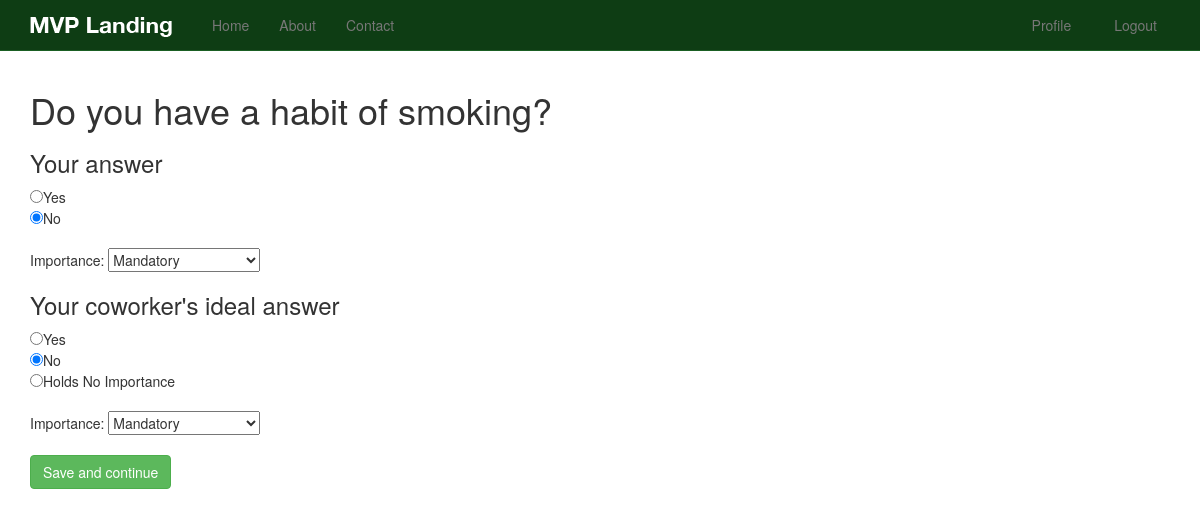
The page /question/4 (signed in) on the database as committed earlier.
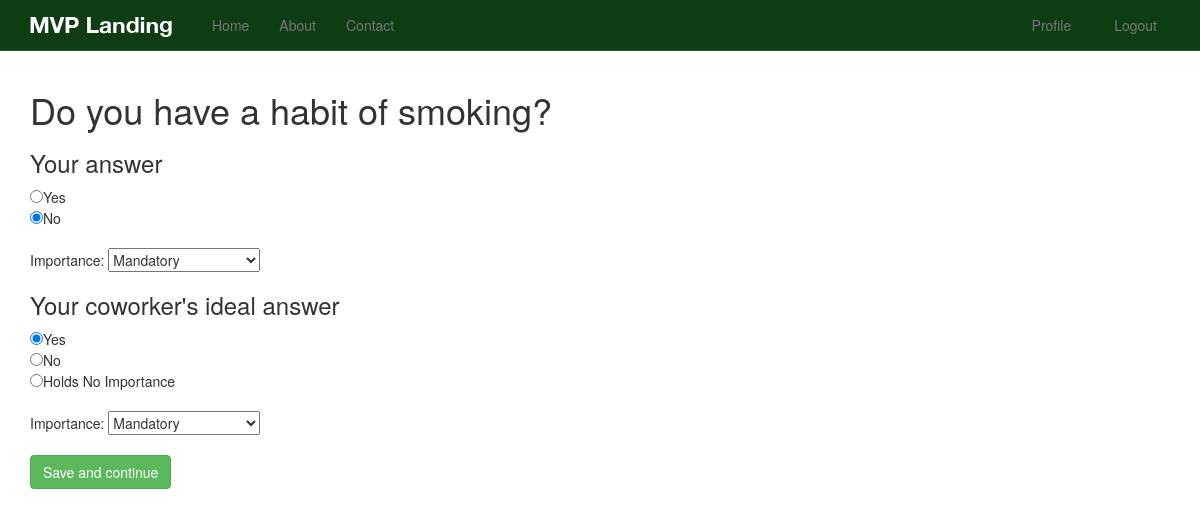
The same page on the database as committed later.
### questions/models.py (models this page shows, shortened)
class Answer(models.Model):
    question = models.ForeignKey(Question, on_delete=models.CASCADE)
    text = models.CharField(max_length=120)
    active = models.BooleanField(default=True)
    draft = models.BooleanField(default=False)
    timestamp = models.DateTimeField(auto_now_add=True, auto_now=False)

class UserAnswer(models.Model):
    user = models.ForeignKey(settings.AUTH_USER_MODEL, on_delete=models.CASCADE)
    question = models.ForeignKey(Question, on_delete=models.CASCADE)
    my_answer = models.ForeignKey(Answer, related_name='user_answer', on_delete=models.CASCADE)
    my_answer_importance = models.CharField(max_length=50, choices=LEVELS)
    my_points = models.IntegerField(default=-1)
    their_answer = models.ForeignKey(Answer, null=True, blank=True, related_name='match_answer', on_delete=models.CASCADE)
    their_answer_importance = models.CharField(max_length=50, choices=LEVELS)
    their_points = models.IntegerField(default=-1)
    timestamp = models.DateTimeField(auto_now_add=True, auto_now=False)

### questions/views.py (the view, shortened to what this page needs)
# urls.py: re_path(r'^question/(?P<id>\d+)$', questions_views.single, name='question_single'),
def single(request, id):
    if request.user.is_authenticated:
        queryset = Question.objects.all().order_by('-timestamp')
        instance = get_object_or_404(Question, id=id)
        try:
            user_answer = UserAnswer.objects.get(user=request.user,question=instance)
            updated_q = True
        except UserAnswer.DoesNotExist:
            user_answer = UserAnswer()
            updated_q = False
        except UserAnswer.MultipleObjectsReturned:
            user_answer = UserAnswer.objects.filter(user=request.user,question=instance)[0]
            updated_q = True
        except:
            user_answer = UserAnswer()
            updated_q = False
        form = UserResponseForm(request.POST or None)
        context = {
            'form': form,
            'instance': instance,
            'user_answer': user_answer,
        }
        return render(request, 'questions/single.html', context)
    else:
        raise Http404

### questions/forms.py (shortened to what this page needs)
class UserResponseForm(forms.Form):
    question_id = forms.IntegerField()
    answer_id = forms.IntegerField()
    importance_level = forms.ChoiceField(choices=LEVELS)
    their_answer_id = forms.IntegerField()
    their_importance_level = forms.ChoiceField(choices=LEVELS)

### templates/questions/single.html
{% extends 'base.html' %}
{% block content %}
{% include 'questions/user_response_form.html' with instance=instance form=form %}
{% endblock %}

### templates/questions/user_response_form.html (shortened to what this page needs)
<div class="{% if center_text %}text-center{% endif %}">
<form method="POST" action="{% url 'question_single' instance.id %}">{% csrf_token %}
  {% if title_size %}
  <h{{ title_size }}>{{ instance.text }}</h{{ title_size }}>
  {% else %}
  <h1>{{ instance.text }}</h1>
  {% endif %}
  {% if title_size %}
  <h{{ title_size|add:1 }}>Your answer</h{{ title_size|add:1 }}>
  {% else %}
  <h3>Your answer</h3>
  {% endif %}
{% for ans in instance.answer_set.all %}
  <input type="radio" name="answer_id" value="{{ ans.id }}" {% if user_answer.my_answer.id == ans.id %}checked="checked"{% endif %} />{{ ans.text }}</br>
{% endfor %}
  <br/>
  Importance: {{ form.importance_level }}
  {% if title_size %}
  <h{{ title_size|add:1 }}>Your coworker's ideal answer</h{{ title_size|add:1 }}>
  {% else %}
  <h3>Your coworker's ideal answer</h3>
  {% endif %}
{% for ans in instance.answer_set.all %}
  <input type="radio" name="their_answer_id" value="{{ ans.id }}" {% if user_answer.their_answer.id == ans.id %}checked="checked"{% endif %} />{{ ans.text }}</br>
{% endfor %}
  <input type="radio" name="their_answer_id" value="-1" {% if not user_answer.their_answer %}checked="checked"{% endif %} />Holds No Importance</br>
  <br/>
  Importance: {{ form.their_importance_level }}
  <br/><br/>
  <input class="btn btn-success" type="submit" value="Save and continue" />
</form>
</div>

Rows that differ between the two databases and show on the page:
changed through a linked row, Answer "Yes": their_answer_id "☐" → "☑"
changed through a linked row, Answer "No": their_answer_id "☑" → "☐"
